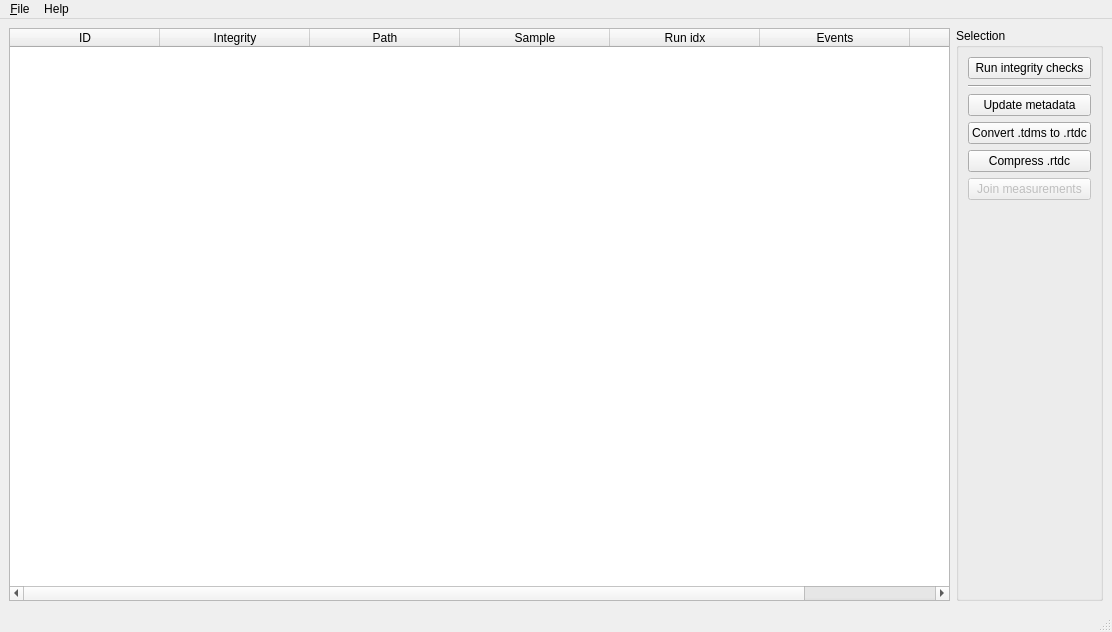
<?xml version="1.0" encoding="UTF-8"?>
<ui version="4.0">
 <class>MainWindow</class>
 <widget class="QMainWindow" name="MainWindow">
  <property name="geometry">
   <rect>
    <x>0</x>
    <y>0</y>
    <width>1112</width>
    <height>632</height>
   </rect>
  </property>
  <property name="acceptDrops">
   <bool>true</bool>
  </property>
  <property name="windowTitle">
   <string>MainWindow</string>
  </property>
  <widget class="QWidget" name="centralwidget">
   <layout class="QHBoxLayout" name="horizontalLayout">
    <item>
     <widget class="QTableWidget" name="tableWidget">
      <property name="dragEnabled">
       <bool>false</bool>
      </property>
      <property name="dragDropMode">
       <enum>QAbstractItemView::NoDragDrop</enum>
      </property>
      <property name="alternatingRowColors">
       <bool>true</bool>
      </property>
      <property name="gridStyle">
       <enum>Qt::CustomDashLine</enum>
      </property>
      <property name="sortingEnabled">
       <bool>true</bool>
      </property>
      <attribute name="horizontalHeaderCascadingSectionResizes">
       <bool>true</bool>
      </attribute>
      <attribute name="horizontalHeaderDefaultSectionSize">
       <number>150</number>
      </attribute>
      <attribute name="horizontalHeaderStretchLastSection">
       <bool>true</bool>
      </attribute>
      <column>
       <property name="text">
        <string>ID</string>
       </property>
      </column>
      <column>
       <property name="text">
        <string>Integrity</string>
       </property>
      </column>
      <column>
       <property name="text">
        <string>Path</string>
       </property>
       <property name="toolTip">
        <string/>
       </property>
      </column>
      <column>
       <property name="text">
        <string>Sample</string>
       </property>
      </column>
      <column>
       <property name="text">
        <string>Run idx</string>
       </property>
      </column>
      <column>
       <property name="text">
        <string>Events</string>
       </property>
      </column>
      <column>
       <property name="text">
        <string>Flow rate</string>
       </property>
      </column>
     </widget>
    </item>
    <item>
     <widget class="QGroupBox" name="groupBox">
      <property name="title">
       <string>Selection</string>
      </property>
      <layout class="QVBoxLayout" name="verticalLayout">
       <item>
        <widget class="QPushButton" name="pushButton_integrity">
         <property name="toolTip">
          <string>checks all datasets for integrity</string>
         </property>
         <property name="text">
          <string>Run integrity checks</string>
         </property>
        </widget>
       </item>
       <item>
        <widget class="Line" name="line">
         <property name="orientation">
          <enum>Qt::Horizontal</enum>
         </property>
        </widget>
       </item>
       <item>
        <widget class="QPushButton" name="pushButton_metadata">
         <property name="toolTip">
          <string>update metadata of individual .rtdc files in-place</string>
         </property>
         <property name="text">
          <string>Update metadata</string>
         </property>
        </widget>
       </item>
       <item>
        <widget class="QPushButton" name="pushButton_tdms2rtdc">
         <property name="enabled">
          <bool>true</bool>
         </property>
         <property name="toolTip">
          <string>convert .tdms measurements to the .rtdc file format (includes update of metadata and lossless compression)</string>
         </property>
         <property name="text">
          <string>Convert .tdms to .rtdc</string>
         </property>
        </widget>
       </item>
       <item>
        <widget class="QPushButton" name="pushButton_compress">
         <property name="toolTip">
          <string>compress .rtdc files lossless to save disk space (includes update of metadata)</string>
         </property>
         <property name="text">
          <string>Compress .rtdc</string>
         </property>
        </widget>
       </item>
       <item>
        <widget class="QPushButton" name="pushButton_join">
         <property name="enabled">
          <bool>false</bool>
         </property>
         <property name="toolTip">
          <string>join multiple measurements into a single .rtdc file ( (includes lossless compression)</string>
         </property>
         <property name="text">
          <string>Join measurements</string>
         </property>
        </widget>
       </item>
       <item>
        <spacer name="verticalSpacer">
         <property name="orientation">
          <enum>Qt::Vertical</enum>
         </property>
         <property name="sizeHint" stdset="0">
          <size>
           <width>20</width>
           <height>40</height>
          </size>
         </property>
        </spacer>
       </item>
      </layout>
     </widget>
    </item>
   </layout>
  </widget>
  <widget class="QMenuBar" name="menubar">
   <property name="geometry">
    <rect>
     <x>0</x>
     <y>0</y>
     <width>1112</width>
     <height>22</height>
    </rect>
   </property>
   <widget class="QMenu" name="menuFile">
    <property name="title">
     <string>&amp;File</string>
    </property>
    <addaction name="action_add"/>
    <addaction name="action_add_folder"/>
    <addaction name="action_clear"/>
    <addaction name="separator"/>
    <addaction name="action_Quit"/>
   </widget>
   <widget class="QMenu" name="menuHelp">
    <property name="title">
     <string>Help</string>
    </property>
    <addaction name="actionSoftware"/>
    <addaction name="actionAbout"/>
   </widget>
   <addaction name="menuFile"/>
   <addaction name="menuHelp"/>
  </widget>
  <widget class="QStatusBar" name="statusbar"/>
  <action name="action_add">
   <property name="text">
    <string>&amp;Add measurements</string>
   </property>
  </action>
  <action name="action_clear">
   <property name="text">
    <string>&amp;Clear measurements</string>
   </property>
  </action>
  <action name="action_Quit">
   <property name="text">
    <string>&amp;Quit</string>
   </property>
  </action>
  <action name="action_add_folder">
   <property name="text">
    <string>Add &amp;folder with measurements</string>
   </property>
  </action>
  <action name="actionAbout">
   <property name="text">
    <string>About</string>
   </property>
  </action>
  <action name="actionSoftware">
   <property name="text">
    <string>Software</string>
   </property>
  </action>
 </widget>
 <resources/>
 <connections/>
</ui>
